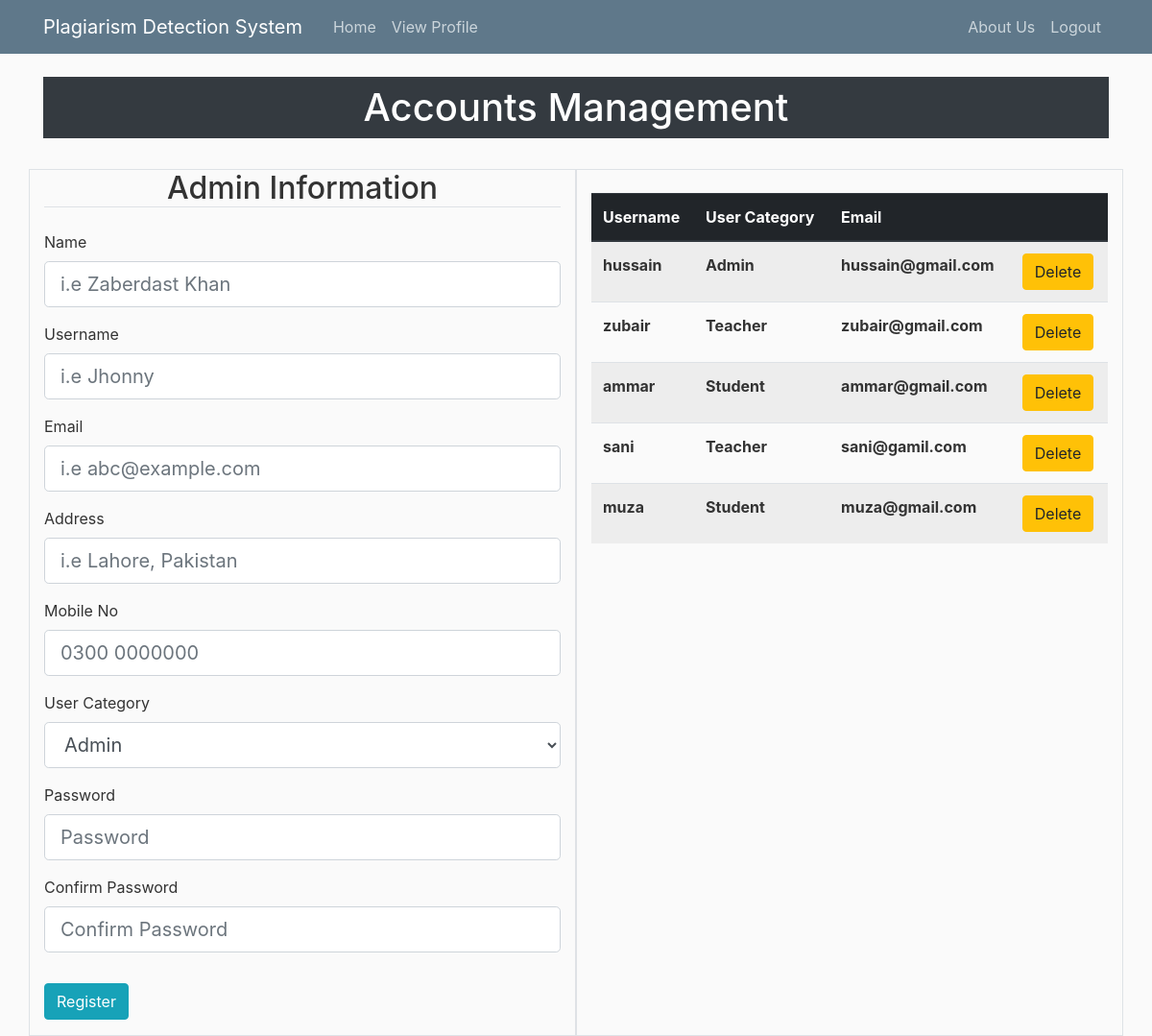
Page /account_management on the committed database.
### lms/models.py (models this page shows, shortened)
class User(db.Model, UserMixin):
    id = db.Column(db.Integer, primary_key=True)
    name = db.Column(db.String(30), unique=False, nullable=False)
    username = db.Column(db.String(20), unique=True, nullable=False)
    email = db.Column(db.String(120), unique=True, nullable=False)
    mobile_no = db.Column(db.String(120), unique=True, nullable=True)
    address = db.Column(db.String(20), unique=False, nullable=True)
    user_category = db.Column(db.String(20), unique=False, nullable=False)
    image_file = db.Column(db.String(20), nullable=False, default='default.jpg')
    password = db.Column(db.String(60), nullable=False)

### lms/routes.py (the view, shortened to what this page needs)
@app.route('/account_management', methods=['GET', 'POST'])
def account_management():
    reg_form = RegistrationForm()
    search_form = UserSearchForm()
    headings = ['Username', 'User Category', 'Email', '          ']
    data = User.query.all()
    return render_template('account_management.html', title='User Accounts Management', form=reg_form, data=data,
                           search_form=search_form, headings=headings)

### lms/forms.py
class UserSearchForm(FlaskForm):
    search_box = StringField('username',
                             validators=[DataRequired()], render_kw={"placeholder": "Username"})
    search = SubmitField('Search')

### lms/templates/account_management.html (shortened to what this page needs)
{% extends "layout.html" %}
{% block content %}
    <div class="container">
        <br>
        <div class="bg-dark"><h1 class="text-center text-white py-2"> Accounts Management </h1></div>
        <br>
        <div class="row border">
            <div class="col border-right">
                <form method="POST" action="">
                    <fieldset class="form-group">
                    <legend class="border-bottom mb-4 text-center h2">Admin Information</legend>
                    <div class="form-group">
                            {{ form.name.label(class="form-control-label") }}
                            {% if form.name.errors %}
                                {{ form.name(class="form-control form-control-lg is-invalid") }}
                            <div class="invalid-feedback">
                                {% for error in form.name.errors %}
                                    <span>{{ error }}</span>
                                {% endfor %}
                            </div>
                        {% else %}
                            {{ form.name(class="form-control form-control-lg") }}
                        {% endif %}
                    </div>
                    <div class="form-group">
                            {{ form.username.label(class="form-control-label") }}
                            {% if form.username.errors %}
                                {{ form.username(class="form-control form-control-lg is-invalid") }}
                            <div class="invalid-feedback">
                                {% for error in form.username.errors %}
                                    <span>{{ error }}</span>
                                {% endfor %}
                            </div>
                        {% else %}
                            {{ form.username(class="form-control form-control-lg") }}
                        {% endif %}
                    </div>
                    <div class="form-group">
                        {{ form.email.label(class="form-control-label") }}
                        {% if form.email.errors %}
                            {{ form.email(class="form-control form-control-lg is-invalid") }}
                            <div class="invalid-feedback">
                                {% for error in form.email.errors %}
                                    <span>{{ error }}</span>
                                {% endfor %}
                            </div>
                        {% else %}
                            {{ form.email(class="form-control form-control-lg") }}
                        {% endif %}
                    </div>
                    <div class="form-group">
                        {{ form.address.label(class="form-control-label") }}
                        {% if form.address.errors %}
                            {{ form.address(class="form-control form-control-lg is-invalid") }}
                            <div class="invalid-feedback">
                                {% for error in form.address.errors %}
                                    <span>{{ error }}</span>
                                {% endfor %}
                            </div>
                        {% else %}
                            {{ form.address(class="form-control form-control-lg") }}
                        {% endif %}
                    </div>
                    <div class="form-group">
                        {{ form.mobile_no.label(class="form-control-label") }}
                        {% if form.mobile_no.errors %}
                            {{ form.mobile_no(class="form-control form-control-lg is-invalid") }}
                            <div class="invalid-feedback">
                                {% for error in form.mobile_no.errors %}
                                    <span>{{ error }}</span>
                                {% endfor %}
                            </div>
                        {% else %}
                            {{ form.mobile_no(class="form-control form-control-lg") }}
                        {% endif %}
                    </div>
                    <div class="form-group">
                            {{ form.user_category.label(class="form-control-label") }}
                            {% if form.user_category.errors %}
                                {{ form.user_category(class="form-control form-control-lg is-invalid") }}
                                <div class="invalid-feedback">
                                    {% for error in form.user_category.errors %}
                                        <span>{{ error }}</span>
                                    {% endfor %}
                                </div>
                            {% else %}
                                {{ form.user_category(class="form-control form-control-lg") }}
                            {% endif %}
                        </div>
                    <div class="form-group">
                        {{ form.password.label(class="form-control-label") }}
                        {% if form.password.errors %}
                            {{ form.password(class="form-control form-control-lg is-invalid") }}
                            <div class="invalid-feedback">
                                {% for error in form.password.errors %}
                                    <span>{{ error }}</span>
                                {% endfor %}
                            </div>
                        {% else %}
                            {{ form.password(class="form-control form-control-lg") }}
                        {% endif %}
                    </div>
                    <div class="form-group">
                        {{ form.confirm_password.label(class="form-control-label") }}
                        {% if form.confirm_password.errors %}
                            {{ form.confirm_password(class="form-control form-control-lg is-invalid") }}
                            <div class="invalid-feedback">
                                {% for error in form.confirm_password.errors %}
                                    <span>{{ error }}</span>
                                {% endfor %}
                            </div>
                        {% else %}
                            {{ form.confirm_password(class="form-control form-control-lg") }}
                        {% endif %}
                    </div>
                    </fieldset>
                    <div class="form-group">
                    {{ form.submit(class="btn btn-info") }}
                    </div>
                </form>
            </div>
            <div class="col border-left">
                <br>
                <div class="table-responsive">
                    <table class="table table-hover table-striped">
                  <thead class="thead-dark">
                    <tr>
                        {% for heading in headings %}
                      <th scope="col">{{ heading }}</th>
                        {% endfor %}
                    </tr>
                  </thead>
                <tbody>
                {% for row in data %}
                <tr>
                    <th scope="row">{{ row.username }}</th>
                    <th scope="row">{{ row.user_category }}</th>
                    <th scope="row">{{ row.email }}</th>
                    <th scope="row">
                        <a href="/delete/{{row.id}}/" class="btn btn-warning btn-xs">Delete</a>
                    </th>
                </tr>
                {% endfor %}
                </tbody>
        </table>
                </div>
            </div>
        </div>
    </div>
{% endblock content %}

### lms/templates/layout.html (shortened to what this page needs)
<!DOCTYPE html>
<html lang="en">
<head>
    <link rel="stylesheet" href="https://maxcdn.bootstrapcdn.com/bootstrap/4.0.0/css/bootstrap.min.css">
	<link rel="stylesheet" type="text/css" href="{{ url_for('static', filename='main.css') }}">
</head>
<body>
    <header class="site-header">
      <nav class="navbar navbar-expand-md navbar-dark bg-steel">
        <div class="container">
          <a class="navbar-brand mr-4" href="{{ url_for('home') }}">Plagiarism Detection System</a>
          <div class="collapse navbar-collapse" id="navbarToggle">
            <div class="navbar-nav mr-auto">
              <a class="nav-item nav-link" href="{{ url_for('home') }}">Home</a>
                <a class="nav-item nav-link" href="{{ url_for('user_profile') }}">View Profile</a>
            </div>
            <div class="navbar-nav">
                <a class="nav-item nav-link" href="#">About Us</a>
                <a class="nav-item nav-link" href="{{ url_for('logout') }}">Logout</a>
            </div>
          </div>
        </div>
      </nav>
    </header>
    {% block content %} {% endblock %}
</body>
</html>

### lms/static/main.css (style rules this page uses)
body { background: #fafafa; color: #333333; }
h1, h2, h3, h4, h5, h6 { color: #444444; }
.bg-steel { background-color: #5f788a; }
.site-header .navbar-nav .nav-link { color: #cbd5db; }

### rows in the picture
User: username "hussain", user_category "Admin", email "hussain@gmail.com"
User: username "zubair", user_category "Teacher", email "zubair@gmail.com"
User: username "ammar", user_category "Student", email "ammar@gmail.com"
User: username "sani", user_category "Teacher", email "sani@gamil.com"
User: username "muza", user_category "Student", email "muza@gmail.com"

### other values in the picture
{{ heading }} "Username" "User Category" "Email"
